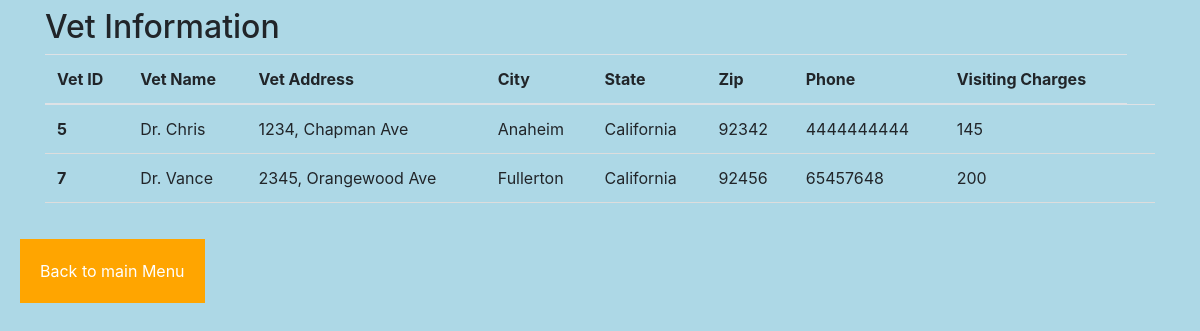
The page /Medical/VetView.php on the database its author committed.
### tables this page shows
CREATE TABLE `VetInfo` (
  `VetID` int(11) NOT NULL,
  `VetName` varchar(50) NOT NULL,
  `VetAddress` text NOT NULL,
  `City` varchar(30) NOT NULL,
  `State` varchar(30) NOT NULL,
  `Zip` varchar(50) NOT NULL,
  `Phone` varchar(12) NOT NULL,
  `VisitCost` varchar(30) NOT NULL
);

### Medical/VetView.php (the view, shortened to what this page needs)
<?php include '../dbconnect.php'; ?>
<!DOCTYPE html>
<html lang="en">
<head>
    <link rel="stylesheet" href="https://stackpath.bootstrapcdn.com/bootstrap/4.5.2/css/bootstrap.min.css">
</head>
<body>
<div class="container mt-2">
    <div class="row">
        <div class="col-md-12">
            <div class="page-header">
                <h2>Vet Information</h2>
            </div>
        <table class="table">
            <thead>
                <tr>
                    <th>Vet ID</th>
                    <th>Vet Name</th>
                    <th>Vet Address</th>
                    <th>City</th>
                    <th>State</th>
                    <th>Zip</th>
                    <th>Phone</th>
                    <th>Visiting Charges</th>
                </tr>
            </thead>
            <tbody>
                <?php
                    $sql = "SELECT * FROM VetInfo ";
                    $result = mysqli_query($con,$sql);?>
                    <?php if ($result->num_rows > 0): ?>
                    <?php while($array=mysqli_fetch_row($result)): ?>
                    <tr>
                        <th scope="row"><?php echo $array[0];?></th>
                        <td><?php echo $array[1];?></td>
                        <td><?php echo $array[2];?></td>
                        <td><?php echo $array[3];?></td>
                        <td><?php echo $array[4];?></td>
                        <td><?php echo $array[5];?></td>
                        <td><?php echo $array[6];?></td>
                        <td><?php echo $array[7];?></td>
                        <td><?php echo $array[8];?></td>
                    <?php endwhile; ?>
                <?php endif; ?>
            </tbody>
      </table>
      </div>
    </div>
</div>
<form method='post' action=''>
<input type='submit' value='Back to main Menu' name='Main'
?>>
</form>
</body>
</html>

### Medical/VetView.php (style rules this page uses)
table { border-collapse: collapse; width: 100%; }
th, td { padding: 8px; text-align: left; border-bottom: 1px solid #ddd; }
body { background-color: lightblue; }
input[type= submit] { background-color: orange; border: none; text-decoration: none; color: white; padding: 20px 20px; margin: 20px 20px; cursor: pointer; }

### rows shown on the page
vetinfo: VetID "5", VetName "Dr. Chris", VetAddress "1234, Chapman Ave", City "Anaheim", State "California", Zip "92342", Phone "4444444444", VisitCost "145"
vetinfo: VetID "7", VetName "Dr. Vance", VetAddress "2345, Orangewood Ave", City "Fullerton", State "California", Zip "92456", Phone "65457648", VisitCost "200"
